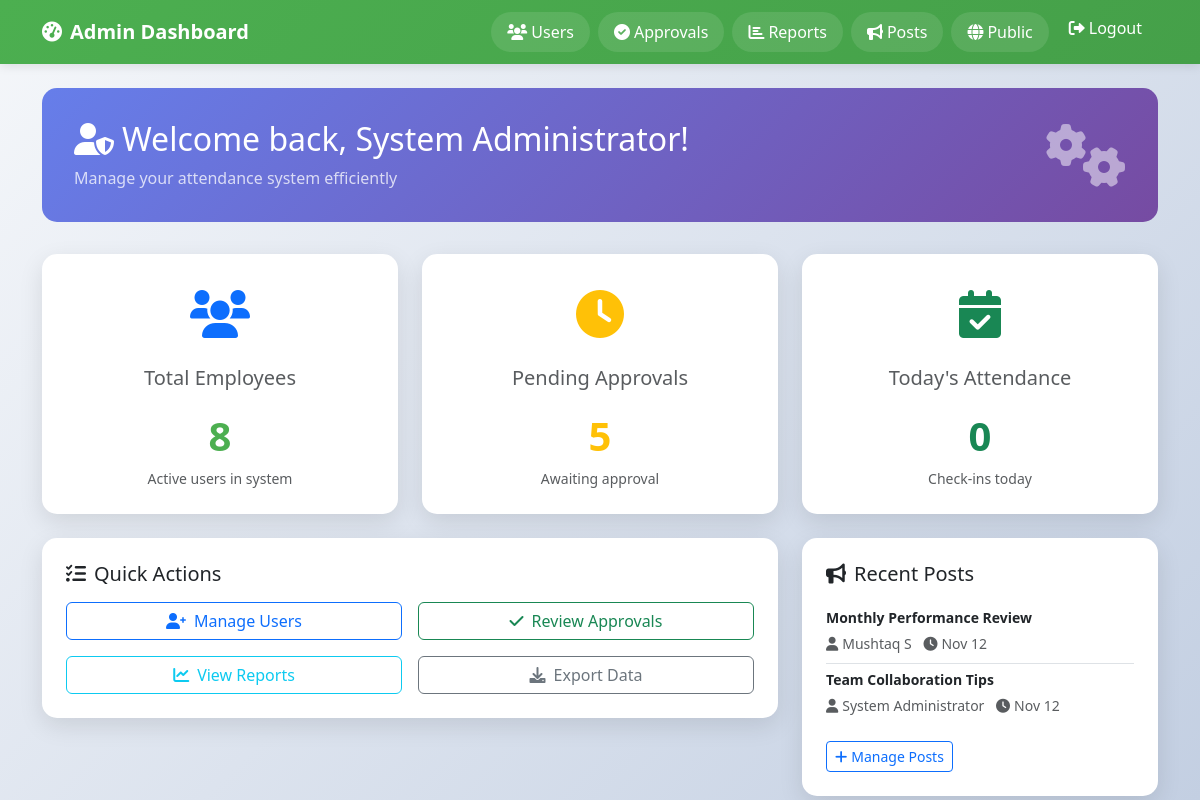
/admin/index.php (signed in), run on the app's committed database.
### tables this page shows
CREATE TABLE users (
id INT AUTO_INCREMENT PRIMARY KEY,
name VARCHAR(150) NOT NULL,
email VARCHAR(150) UNIQUE NOT NULL,
password VARCHAR(255) DEFAULT NULL,
phone VARCHAR(30) DEFAULT NULL,
role ENUM('employee','admin') DEFAULT 'employee',
approved TINYINT(1) DEFAULT 0,
status ENUM('pending','approved','rejected','active') DEFAULT 'pending',
twofa_secret VARCHAR(255) DEFAULT NULL,
face_descriptor MEDIUMTEXT DEFAULT NULL,
created_at TIMESTAMP DEFAULT CURRENT_TIMESTAMP
);

CREATE TABLE posts (
id INT AUTO_INCREMENT PRIMARY KEY,
user_id INT NULL,
title VARCHAR(255),
body TEXT,
visible_to ENUM('all','employees','admins') DEFAULT 'all',
created_at TIMESTAMP DEFAULT CURRENT_TIMESTAMP,
FOREIGN KEY (user_id) REFERENCES users(id) ON DELETE SET NULL
);

### includes/db.php (called while the page is built)
<?php
$config = require __DIR__ . '/config.php';
$dsn = "mysql:host={$config['db']['host']};dbname={$config['db']['dbname']};charset={$config['db']['charset']}";
try {
    $pdo = new PDO($dsn, $config['db']['user'], $config['db']['pass']);
    $pdo->setAttribute(PDO::ATTR_ERRMODE, PDO::ERRMODE_EXCEPTION);
} catch (Exception $e) {
    die('DB Connection failed: ' . $e->getMessage());
}
function db() {
    global $pdo;
    return $pdo;
}

### includes/auth.php (called while the page is built, shortened)
<?php
require_once __DIR__ . '/db.php';
function current_user() {
    if (!empty($_SESSION['user_id'])) {
        $stmt = db()->prepare('SELECT * FROM users WHERE id = ?');
        $stmt->execute([$_SESSION['user_id']]);
        return $stmt->fetch();
    }
    return null;
}
?>

### includes/functions.php (called while the page is built, shortened)
<?php
function getEmployeeCount($pdo) {
    $stmt = $pdo->query("SELECT COUNT(*) as count FROM users WHERE role = 'employee'");
    return $stmt->fetch()['count'];
}
function getPendingApprovals($pdo) {
    $stmt = $pdo->query("SELECT COUNT(*) as count FROM users WHERE approved = 0 AND role = 'employee'");
    return $stmt->fetch()['count'];
}
function getTodayAttendanceCount($pdo) {
    $stmt = $pdo->prepare("SELECT COUNT(DISTINCT user_id) as count FROM attendance WHERE DATE(created_at) = CURDATE()");
    $stmt->execute();
    return $stmt->fetch()['count'];
}
?>

### admin/index.php (the view, shortened to what this page needs)
<?php
require_once __DIR__ . '/../includes/auth.php';
require_once __DIR__ . '/../includes/functions.php';
$u = current_user();
$pdo = db();
$posts = $pdo->query("SELECT p.*, u.name as author_name FROM posts p LEFT JOIN users u ON p.user_id = u.id WHERE p.visible_to IN ('all', 'admins') ORDER BY p.created_at DESC LIMIT 5")->fetchAll();
?>
<!DOCTYPE html>
<html lang="en">
<head>
    <link href="https://cdn.jsdelivr.net/npm/bootstrap@5.3.0/dist/css/bootstrap.min.css" rel="stylesheet">
    <link href="https://cdnjs.cloudflare.com/ajax/libs/font-awesome/6.0.0/css/all.min.css" rel="stylesheet">
</head>
<body>
    <nav class="navbar navbar-expand-lg navbar-custom">
        <div class="container">
            <a class="navbar-brand text-white fw-bold" href="#">
                <i class="fas fa-tachometer-alt me-2"></i>Admin Dashboard
            </a>
            <div class="collapse navbar-collapse" id="navbarNav">
                <ul class="navbar-nav ms-auto">
                    <li class="nav-item">
                        <a class="nav-link nav-link-custom text-white px-3" href="users.php">
                            <i class="fas fa-users me-1"></i>Users
                        </a>
                    </li>
                    <li class="nav-item">
                        <a class="nav-link nav-link-custom text-white px-3" href="approvals.php">
                            <i class="fas fa-check-circle me-1"></i>Approvals
                        </a>
                    </li>
                    <li class="nav-item">
                        <a class="nav-link nav-link-custom text-white px-3" href="reports.php">
                            <i class="fas fa-chart-bar me-1"></i>Reports
                        </a>
                    </li>
                    <li class="nav-item">
                        <a class="nav-link nav-link-custom text-white px-3" href="posts.php">
                            <i class="fas fa-bullhorn me-1"></i>Posts
                        </a>
                    </li>
                    <li class="nav-item">
                        <a class="nav-link nav-link-custom text-white px-3" href="/attendance-project/public/index.php">
                            <i class="fas fa-globe me-1"></i>Public
                        </a>
                    </li>
                    <li class="nav-item">
                        <a class="nav-link text-white px-3" href="logout.php">
                            <i class="fas fa-sign-out-alt me-1"></i>Logout
                        </a>
                    </li>
                </ul>
            </div>
        </div>
    </nav>
    <div class="container mt-4">
        <div class="welcome-section">
            <div class="row align-items-center">
                <div class="col-md-8">
                    <h2 class="mb-2">
                        <i class="fas fa-user-shield me-2"></i>Welcome back, <?= htmlspecialchars($u['name']) ?>!
                    </h2>
                    <p class="mb-0 opacity-75">Manage your attendance system efficiently</p>
                </div>
                <div class="col-md-4 text-end">
                    <i class="fas fa-cogs fa-4x opacity-50"></i>
                </div>
            </div>
        </div>
        <div class="row g-4">
            <div class="col-md-4">
                <div class="dashboard-card p-4 text-center">
                    <div class="card-icon text-primary">
                        <i class="fas fa-users"></i>
                    </div>
                    <h5 class="card-title text-muted mb-3">Total Employees</h5>
                    <div class="stats-number"><?= getEmployeeCount($pdo) ?></div>
                    <small class="text-muted">Active users in system</small>
                </div>
            </div>
            <div class="col-md-4">
                <div class="dashboard-card p-4 text-center">
                    <div class="card-icon text-warning">
                        <i class="fas fa-clock"></i>
                    </div>
                    <h5 class="card-title text-muted mb-3">Pending Approvals</h5>
                    <div class="stats-number text-warning"><?= getPendingApprovals($pdo) ?></div>
                    <small class="text-muted">Awaiting approval</small>
                </div>
            </div>
            <div class="col-md-4">
                <div class="dashboard-card p-4 text-center">
                    <div class="card-icon text-success">
                        <i class="fas fa-calendar-check"></i>
                    </div>
                    <h5 class="card-title text-muted mb-3">Today's Attendance</h5>
                    <div class="stats-number text-success"><?= getTodayAttendanceCount($pdo) ?></div>
                    <small class="text-muted">Check-ins today</small>
                </div>
            </div>
        </div>
        <div class="row mt-4">
            <div class="col-lg-8">
                <div class="dashboard-card p-4">
                    <h5 class="mb-3">
                        <i class="fas fa-tasks me-2"></i>Quick Actions
                    </h5>
                    <div class="row g-3">
                        <div class="col-md-6">
                            <a href="users.php" class="btn btn-outline-primary w-100">
                                <i class="fas fa-user-plus me-2"></i>Manage Users
                            </a>
                        </div>
                        <div class="col-md-6">
                            <a href="approvals.php" class="btn btn-outline-success w-100">
                                <i class="fas fa-check me-2"></i>Review Approvals
                            </a>
                        </div>
                        <div class="col-md-6">
                            <a href="reports.php" class="btn btn-outline-info w-100">
                                <i class="fas fa-chart-line me-2"></i>View Reports
                            </a>
                        </div>
                        <div class="col-md-6">
                            <a href="export_zip.php" class="btn btn-outline-secondary w-100">
                                <i class="fas fa-download me-2"></i>Export Data
                            </a>
                        </div>
                    </div>
                </div>
            </div>
            <div class="col-lg-4">
                <div class="dashboard-card p-4">
                    <h5 class="mb-3">
                        <i class="fas fa-bullhorn me-2"></i>Recent Posts
                    </h5>
                    <?php if (empty($posts)): ?>
                        <p class="text-muted small">No recent posts.</p>
                    <?php else: ?>
                        <div class="list-group list-group-flush">
                            <?php foreach($posts as $p): ?>
                                <div class="list-group-item px-0 py-2">
                                    <h6 class="mb-1 small fw-bold"><?= htmlspecialchars($p['title']) ?></h6>
                                    <small class="text-muted">
                                        <i class="fas fa-user me-1"></i><?= htmlspecialchars($p['author_name'] ?? 'Admin') ?>
                                        <i class="fas fa-clock ms-2 me-1"></i><?= date('M j', strtotime($p['created_at'])) ?>
                                    </small>
                                </div>
                            <?php endforeach; ?>
                        </div>
                        <div class="mt-3">
                            <a href="posts.php" class="btn btn-sm btn-outline-primary">
                                <i class="fas fa-plus me-1"></i>Manage Posts
                            </a>
                        </div>
                    <?php endif; ?>
                </div>
            </div>
        </div>
    </div>
</body>
</html>

### admin/index.php (style rules this page uses)
body { background: linear-gradient(135deg, #f5f7fa 0%, #c3cfe2 100%); min-height: 100vh; }
.navbar-custom { background: linear-gradient(135deg, #4CAF50 0%, #45a049 100%); box-shadow: 0 2px 10px rgba(0,0,0,0.1); }
.dashboard-card { background: white; border-radius: 15px; box-shadow: 0 8px 25px rgba(0,0,0,0.1); transition: transform 0.3s, box-shadow 0.3s; border: none; overflow: hidden; }
.card-icon { font-size: 3rem; margin-bottom: 1rem; }
.stats-number { font-size: 2.5rem; font-weight: bold; color: #4CAF50; }
.welcome-section { background: linear-gradient(135deg, #667eea 0%, #764ba2 100%); color: white; border-radius: 15px; padding: 2rem; margin-bottom: 2rem; }
.nav-link-custom { background: rgba(255,255,255,0.1); border-radius: 25px; margin: 0.25rem; transition: all 0.3s; }

### data on the page
users: name "System Administrator"
posts: title "Monthly Performance Review", user.name "Mushtaq S", created_at "Nov 12"
posts: title "Team Collaboration Tips", user.name "System Administrator", created_at "Nov 12"

### other printed values
getEmployeeCount($pdo) "8"
getPendingApprovals($pdo) "5"
getTodayAttendanceCount($pdo) "0"
